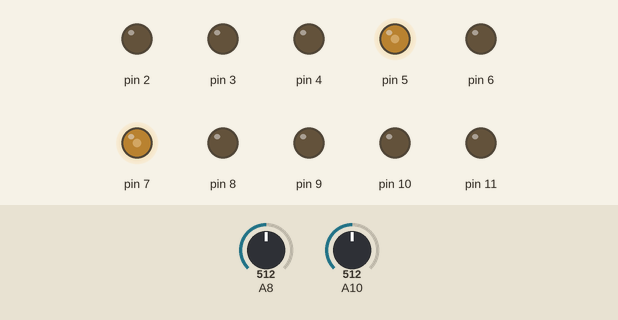
Recording of a sketch running on a simulated Arduino Mega 2560, built with avr-gcc and run on an emulated ATmega2560. Shown: output pins drawn as LEDs (lit = HIGH). Inputs (shaded band) come from the test bench; at power-on: A8 = 512, A10 = 512.

Above: at 1.2 s.
1.3 s: A8 set to 349
At 2.5 s:
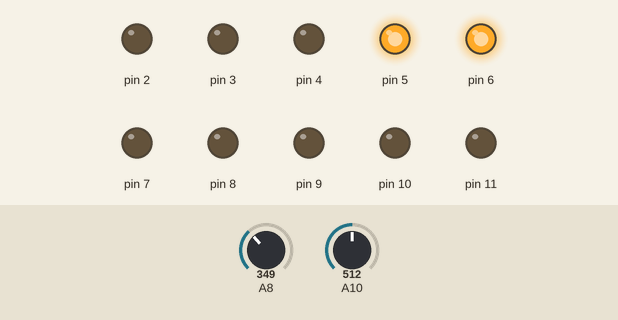
2.8 s: A10 set to 471
At 3.8 s:
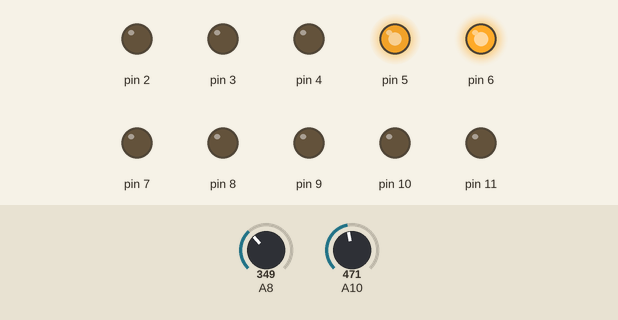
4.3 s: A10 set to 452
At 4.9 s:
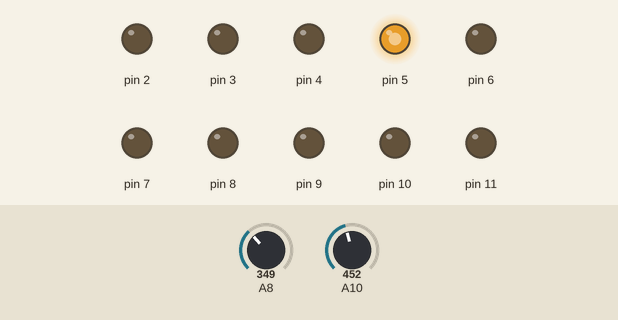
5.8 s: A8 set to 369
At 6.1 s:
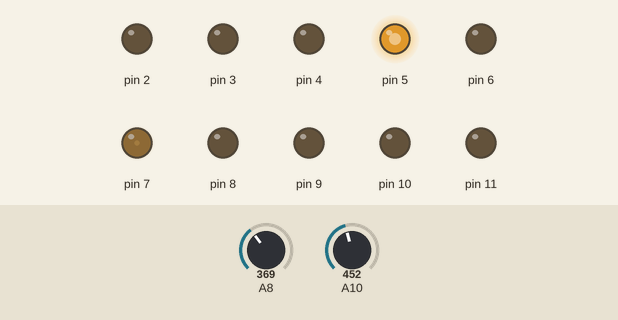
7.3 s: A8 set to 511
At 8.4 s:
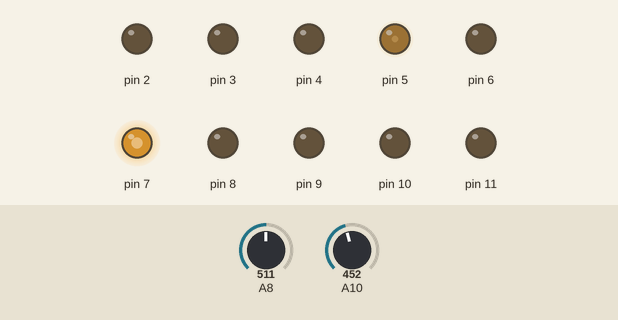
8.8 s: A10 set to 349
At 9.6 s:
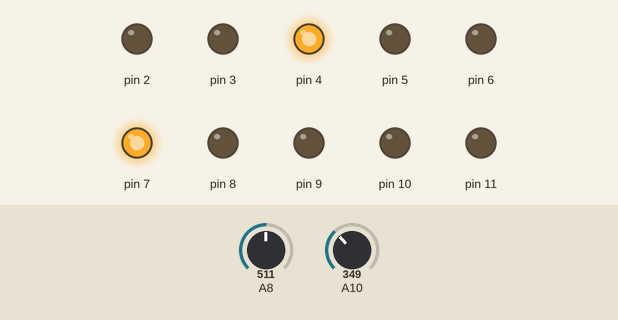
Timing chart, 0 to 11.3 s (numbered marks = the images above; inputs shaded):
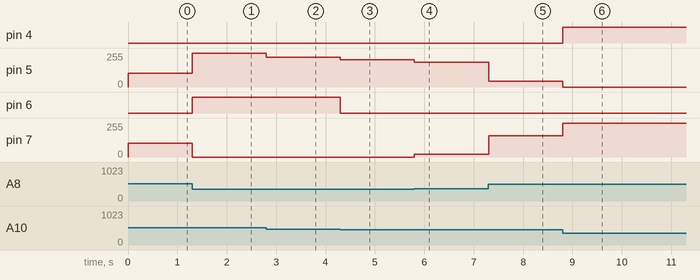

The sketch:

spectralV2.ino
```cpp
#include "MotorControl.h"
#include "LightSense.h"
#include "UltrasonicSense.h"
//#include "classes/GyroSense.h"
//#include "EncoderSense.h"

MotorControl MotorLeft(5, 4);
MotorControl MotorRight(7, 6);
//EncoderSense EncLeft(20, 21);
//EncoderSense EncRight(22, 23);
MotorControl MotorLift(8, 9);
MotorControl MotorGrab(10, 11);
MotorControl MotorRotate(2, 3);
LightSense LightLeft(A8);
LightSense LightRight(A10);
UltrasonicSense SonicMain(A9, A9);


// Program and task state enumeration
enum progState_t {STANDBY, BEGIN, LINEFOLLOW, WATERTOWER, CHEMSPILL, NUM_MODES}; // NUM_MODES is always last.
enum taskState_t {START, RUNNING};

progState_t robotState = LINEFOLLOW; // Default Mode

taskState_t WaterTowerState = START;
taskState_t ChemSpillState = START;

// Step
int step;

// Time
long initTime;
long currTime;
long timeDiff;

void setup() {
	Serial.begin(9600);
}

void loop() {
	//Gyro.Update();
	currTime = millis();

	switch(robotState) {
		case STANDBY: 		Standby(); break;
		case BEGIN: 		Begin(); break;
		case LINEFOLLOW: 	LineFollow(); break;
		case WATERTOWER: 	WaterTower(); break;
		case CHEMSPILL:	 	ChemSpill(); break;
		default: 			Standby(); break;
	}
}

void Standby() {
	MotorLeft.Set(0);
	MotorRight.Set(0);
	MotorLift.Set(0);
	MotorGrab.Set(0);
	MotorRotate.Set(0);
	robotState = BEGIN;
}

void Begin() {
	robotState = LINEFOLLOW;
}

void LineFollow() {
	float speed = 0.4;
	float diff = (LightLeft.Get()) - (LightRight.Get());

	diff *= 4;

	MotorLeft.Set(speed + diff);
	MotorRight.Set(speed - diff);

}

void WaterTower() { /*
	if (WaterTowerState == START) {
		initTime = millis();
		step = 0;
		WaterTowerState = RUNNING;
	}

	int encMeanVal = (fabs(EncLeft.GetDegrees()) + fabs(EncRight.GetDegrees())) / 2; // Only use for straight movement.

	// Note: conditions must be in order of last to first.
	// Don't forget to break the statement.
	switch(step) {
		case 0:
			MotorLeft.Set(0);
			MotorRight.Set(0);
			(encMeanVal >= 360) ? nextStep(); : break;
		case 1:
			MotorLeft.Set(1);
			MotorRight.Set(1);
			(encMeanVal >= 360) ? nextStep(); : break;
	}*/
}

void ChemSpill() {

}

void nextStep() {/*
	EncLeft.Reset();
	EncRight.Reset();
	step++;*/
}
```

EncoderSense.cpp
```cpp
#include "EncoderSense.h"
/*
EncoderSense::EncoderSense(int pinA, int pinB) {
	_pinA = pinA;
	_pinB = pinB;

	Enable(); // Attach Interrupt
}

EncoderSense::~EncoderSense() {
	Disable();
}

int EncoderSense::GetDegrees() {
	return _value;
}

bool EncoderSense::GetDirection() {
	return _direction;
}

void EncoderSense::Enable() {
	attachInterrupt(digitalPinToInterrupt(_pinA), isr_update, FALLING);
}

void EncoderSense::Disable() {
	detachInterrupt(digitalPinToInterrupt(_pinA));
}
*/
```

EncoderSense.h
```cpp
/*
#ifndef ENCODERSENSE_H
#define ENCODERSENSE_H

#include "Arduino.h"

class EncoderSense {
public:
  EncoderSense(int pinA, int pinB);
	~EncoderSense();
	int GetDegrees();
	bool GetDirection();
	void Enable();
	void Disable();
	void Reset();

  int readPinA(void) { return digitalRead(_pinA); }
  int readPinB(void) { return digitalRead(_pinB); }
  void setDirection(bool d) { _direction = d; }
  bool getDirection(void) { return _direction; }
  int  getLastValue(void) { return _lastValue; }

  void incValue(void) { ++_value; }
  void decValue(void) { --_value; }

private:
	//void Update(void);
	int _pinA;
	int _pinB;
	int _value;
	bool _lastValue;
  bool _direction;
};


EncoderSense es(8,9); // need to make an instance of the class to attach

//---------------------------------------------------------------
// function Update (to attach to an interrupt)

void isr_update()
  {
  if (es.readPinA() == es.readPinB())
    es.setDirection(true); // Forward
  else
    es.setDirection(false); // Backwards

  if (es.getLastValue() != es.readPinA())
    {
    if (es.getDirection())
      es.incValue();
    else
      es.decValue(); // Increment
    }
  }

#endif /* ENCOERSENSE_H */
```

GyroSense.cpp
```cpp
#include "GyroSense.h"
#include "Arduino.h"

GyroSense::GyroSense(int pinAnalog) {
	_pinAnalog = pinAnalog;
}

void GyroSense::Update() {
	_currentTime = millis();

	_timeDifference = _currentTime - _previousTime;

	if (_timeDifference > 10) {
		//This line converts the 0-1023 signal to 0-5V
		float gyroRate = (analogRead(_pinAnalog) * _voltage) / 1023;

		//This line finds the voltage offset from sitting still
		gyroRate -= _zeroVoltage;

		//This line divides the voltage we found by the gyro's sensitivity
		gyroRate /= _sensitivity;

		//Ignore the gyro if our angular velocity does not meet our threshold
		if (gyroRate >= _rotationThreshold or gyroRate <= -_rotationThreshold) {
		//This line divides the value by 100 since we are running in a 10ms loop (1000ms/10ms)
		gyroRate /= 1000 / _timeDifference;
		_currentAngle += gyroRate;
		}

		//Keep our angle between 0-359 degrees
		if (_currentAngle < 0)
		_currentAngle += 360;
		else if (_currentAngle > 359)
		_currentAngle -= 360;

		_previousTime = _currentTime; // Get ready for next update
	}
}

int GyroSense::GetAngle() {
	return _currentAngle;
}

void GyroSense::SetVoltage(float voltageValue) {
	_voltage = voltageValue;
}

void GyroSense::SetZeroVoltage(float value) {
	_zeroVoltage = value;
}

void GyroSense::SetSensitivity(float value) {
	_sensitivity = value;
}

void GyroSense::SetRotationThreshold(float value) {
	_rotationThreshold = value;
}
```

GyroSense.h
```cpp
#ifndef GYROSENSE_H
#define GYROSENSE_H

#include "Arduino.h"

class GyroSense {
public:
	GyroSense(int pinAnalog);
	int GetAngle();
	void Update();
	void SetVoltage(float value);
	void SetZeroVoltage(float value);
	void SetSensitivity(float value);
	void SetRotationThreshold(float value);
private:
	long _currentTime;
	long _previousTime;
	long _timeDifference;
	int _pinAnalog;					// Analog pin
	int _currentAngle;				// Current Angle
	float _voltage = 5.0;				// Volatage
	float _zeroVoltage = 2.49;   	// Gyro is zeroed at 2.5V
	float _sensitivity = 0.007;  	// mV/deg/seck (0.007 = 7mV)
	float _rotationThreshold = 3;   // Minimum deg/sec to keep track of - helps with gyro drifting
};

#endif /* GYROSENSE_H */
```

LightSense.cpp
```cpp
#include "LightSense.h"
#include "Arduino.h"

float fmap(float x, float in_min, float in_max, float out_min, float out_max) {
  return (x - in_min) * (out_max - out_min) / (in_max - in_min) + out_min;
}

LightSense::LightSense(int pinInput) {
	_pinInput = pinInput;
}

float LightSense::Get() {
	return  fmap(analogRead(_pinInput), 1023, 0, 0, 1);
}
```

LightSense.h
```cpp
#ifndef LIGHTSENSE_H
#define LIGHTSENSE_H

class LightSense {
public:
	LightSense(int pinInput);
	float Get();
private:
	int _pinInput;
};

#endif /* LIGHTSENSE_H */
```

MotorControl.cpp
```cpp
#include "MotorControl.h"
#include "Arduino.h"

MotorControl::MotorControl(int pinA, int pinB) {
	_pinA = pinA; // Move to private variable
	_pinB = pinB; // ''

	pinMode(_pinA, OUTPUT); // Set pin mode to output
	pinMode(_pinB, OUTPUT); // ''
}

MotorControl::~MotorControl() {
	digitalWrite(_pinA, LOW);
	digitalWrite(_pinB, LOW);
}

void MotorControl::Set(float value) {
	_value = value;
	// Set pin pwm output
	if (value >= 0) {
		analogWrite(_pinA, value * 255);
		digitalWrite(_pinB, LOW);
	}
	else {
		analogWrite(_pinA, LOW);
		digitalWrite(_pinB, fabs(value) * 255); // Absolute speed, no negatives!
	}
}

float MotorControl::Get() {
	return _value;
}
```

MotorControl.h
```cpp
#ifndef MOTORCONTROL_H
#define MOTORCONTROL_H

class MotorControl{
public:
	MotorControl(int pinA, int pinB);
	~MotorControl();
	void Set(float value);
	float Get();
private:
	int _pinA;
	int _pinB;
	float _value;
};

#endif /* MOTORCONTROL_H */
```

UltrasonicSense.cpp
```cpp
#include "UltrasonicSense.h"
#include "Arduino.h"
UltrasonicSense::UltrasonicSense(int pinTrig, int pinEcho) {
	_pinTrig = pinTrig;
	_pinEcho = pinEcho;
}

UltrasonicSense::~UltrasonicSense() {}

int UltrasonicSense::getCM() {
	return getRaw() / 58;
}

int UltrasonicSense::getMM() {
	return getRaw() / 5.8;
}

int UltrasonicSense::getRaw() {
	digitalWrite(_pinTrig, LOW);			// Set the trigger pingPin to low for 2uS
	delayMicroseconds(2);
	digitalWrite(_pinTrig, HIGH);			// Send a 10uS high to trigger ranging
	delayMicroseconds(10);
	digitalWrite(_pinTrig, LOW);			// Send pingPin low again
	int pulse = pulseIn(_pinEcho, HIGH);	// Read Pulse
	return pulse;							// Return Pulse Length
}
```

UltrasonicSense.h
```cpp
#ifndef ULTRASONICSENSE_H
#define ULTRASONICSENSE_H

class UltrasonicSense {
public:
	UltrasonicSense(int pinTrig, int pinEcho);
	~UltrasonicSense();
	int getCM();
	int getMM();
	int getRaw();
private:
	int _pinTrig;
	int _pinEcho;
};

#endif /* ULTRASONICSENSE_H */
```

Measured:
- the behaviour switches between 453 and 452 on A10 (found by bisection; images 2 and 3)
- after the input at 1.3 s, pin 5: 102/255 → 255/255 at once; pin 6: LOW → HIGH at once; pin 7: 102/255 → 0/255 at once
- after the input at 2.8 s, pin 5: 255/255 → 223/255 at once
- after the input at 4.3 s, pin 5: 223/255 → 204/255 at once; pin 6: HIGH → LOW at once
- after the input at 5.8 s, pin 5: 204/255 → 184/255 at once; pin 7: 0/255 → 19/255 at once
- after the input at 7.3 s, pin 5: 184/255 → 43/255 at once; pin 7: 19/255 → 160/255 at once
- after the input at 8.8 s, pin 4: LOW → HIGH at once; pin 5: 43/255 → 0/255 at once; pin 7: 160/255 → 255/255 at once
